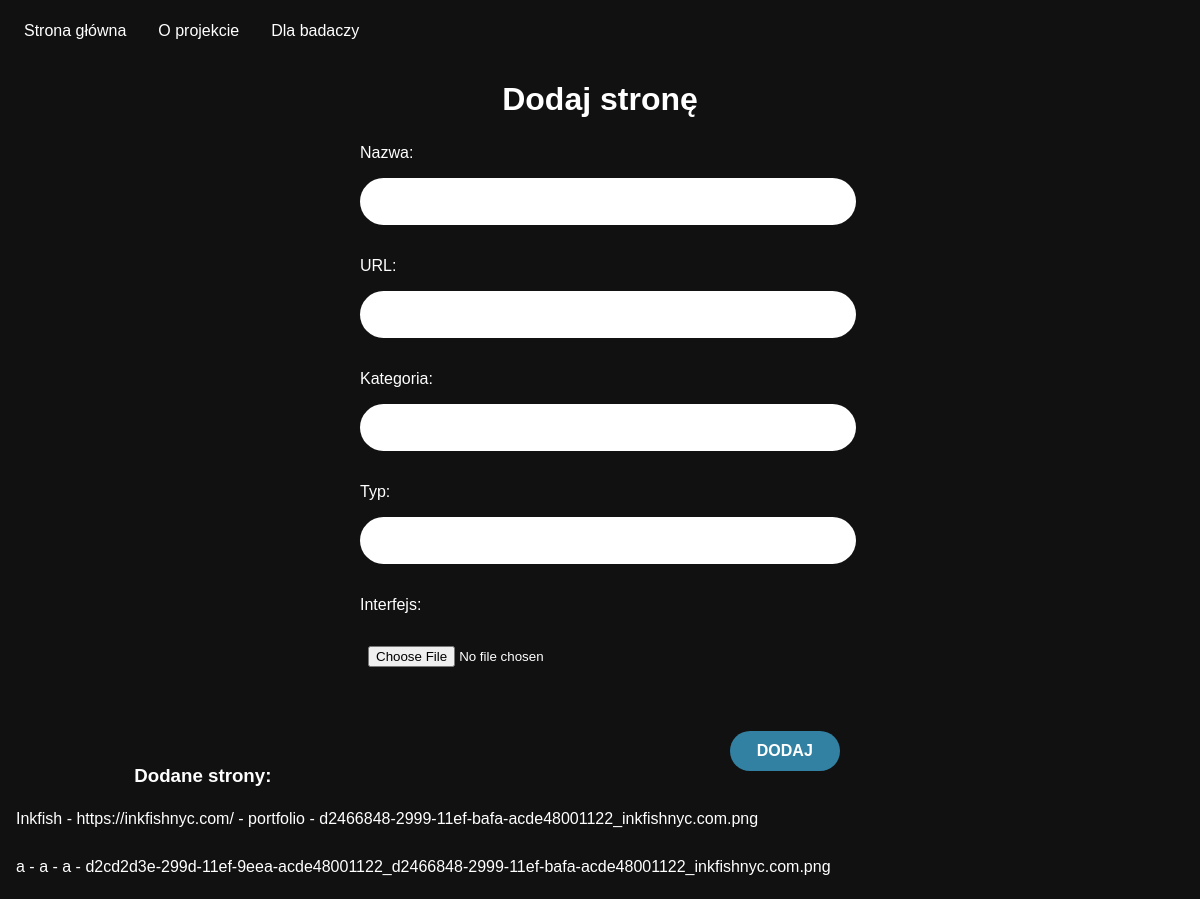
The page /site/add (signed in) on the database its author committed.
### app.py (models this page shows, shortened)
class Site(db.Model):
    id = db.Column(db.Integer, primary_key=True)
    name = db.Column(db.String(200), nullable=False)
    url = db.Column(db.String(200), nullable=False, unique=True)
    category = db.Column(db.String(200), nullable=False)
    type = db.Column(db.String(200), nullable=False)
    picture = db.Column(db.String(200), nullable=True)

### app.py (the view, shortened to what this page needs)
@app.route('/site/add', methods=['GET', 'POST'])
def add_site():
    if is_not_logged():
        return redirect(url_for('index'))
    form = SiteForm()
    our_sites = Site.query.order_by(Site.id)
    return render_template("add_site.html", form=form, our_sites=our_sites)

### app.py
class SiteForm(FlaskForm):
    name = StringField("Nazwa: ", validators=[DataRequired()])
    url = StringField("URL: ", validators=[DataRequired()])
    category = StringField("Kategoria: ", validators=[DataRequired()])
    type = StringField("Typ: ", validators=[DataRequired()])
    picture = FileField("Interfejs: ")
    submit = SubmitField("DODAJ")

### app.py (called while the page is built)
def is_not_logged():
    if 'logged' not in session or session['logged']==False:
        flash('Nie masz dostępu do tej strony')

### templates/add_site.html (shortened to what this page needs)
{% extends 'base.html' %}
{% block body %}
<h2>Dodaj stronę</h2>
<form action="/site/add" method="POST" enctype="multipart/form-data" class="site-form">
        {{ form.name.label(class="form-label")}}
        {{ form.name(class="form-control") }}
        {{ form.url.label(class="form-label") }}
        {{ form.url(class="form-control") }}
        {{ form.category.label(class="form-label") }}
        {{ form.category(class="form-control") }}
        {{ form.type.label(class="form-label") }}
        {{ form.type(class="form-control") }}
        {{ form.picture.label(class="form-label") }}
        {{ form.picture(class="form-control") }}
    {{ form.submit(class="btn btn-primary") }}
    <br>
</form>
<h3>Dodane strony:</h3>
{% for our_site in our_sites %}
    <p>{{ our_site.name }} - {{ our_site.url }} - {{ our_site.type }} - {{ our_site.picture }}</p>
{% endfor %}
{% endblock %}

### static/css/main.css (style rules this page uses)
body { margin: 0; font-family: sans-serif; background-color: #111111; color: white; }
h2 { text-align: center; font-size: 2rem; }
h3 { margin: 1rem; text-align: center; }
p { margin: 1rem; line-height: 2; }
button, .btn { border: 2px solid white; border-radius: 50px; background-color: #111; color: white; font-size: 20px; font-weight: bold; padding: 14px 20px; margin: 2rem; }
form { padding: 0 20px 20px; }
.site-form, .question-form, .particulars-form { position: relative; margin-bottom: 1rem; padding-bottom: 1rem; width: 30rem; left: 50%; transform: translateX(-50%); }
.site-form label, .question-form label { display: inline-block; }
.password input,.site-form input,.site-form textarea,.question-form input,.question-form textarea { border: none; border-radius: 45px; display: block; width: 100%; padding: 1rem 0.5rem 1rem; margin-top: 1rem; margin-bottom: 2rem; }
.site-form .btn, .question-form .btn, .particulars-form .btn { background-color: #3281a3; border: none; border-radius: 45px; color: #fff; display: block; font-size: 16px; padding: 0.7rem 1.7rem; margin: 1rem 0; width: auto; float: right; }

### rows shown on the page
Site: name "Inkfish", url "https://inkfishnyc.com/", type "portfolio", picture "d2466848-2999-11ef-bafa-acde48001122_inkfishnyc.com.png"
Site: name "a", url "a", type "a", picture "d2cd2d3e-299d-11ef-9eea-acde48001122_d2466848-2999-11ef-bafa-acde48001122_inkfishnyc.com.png"
